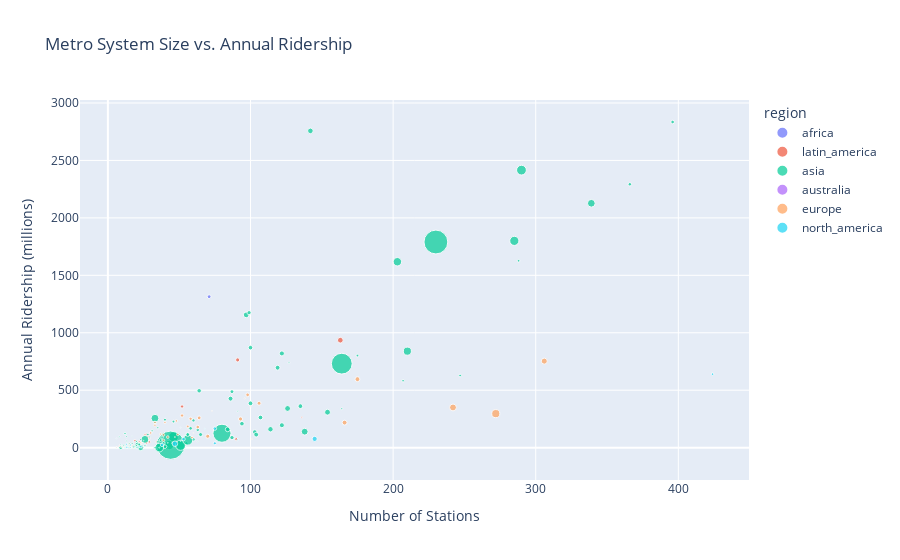

This figure's notebook cell:
### Markdown cell above
# 1. Metro System Size vs. Annual Ridership #

### Code cell
import plotly.express as px

fig = px.scatter(Metro_cities, x='stations', y='annual_ridership_mill',
                 hover_name='city', color='region', size='length_km',
                 labels={'stations': 'Number of Stations',
                         'annual_ridership_mill': 'Annual Ridership (millions)',
                         'length_km': 'System Length (km)'},
                 title='Metro System Size vs. Annual Ridership')
fig.show()

### Figure 1 — Plotly figure (JSON) as saved in the notebook; plotly's stock layout.template omitted (floating-point values rounded to 4 significant figures)
{"data": [{"hovertemplate": "<b>%{hovertext}</b><br><br>region=africa<br>Number of Stations=%{x}<br>Annual Ridership (millions)=%{y}<br>System Length (km)=%{marker.size}<extra></extra>", "hovertext": ["Algiers", "Cairo"], "legendgroup": "africa", "marker": {"color": "#636efa", "size": [185, 894], "sizemode": "area", "sizeref": 122.6, "symbol": "circle"}, "mode": "markers", "name": "africa", "orientation": "v", "showlegend": true, "type": "scatter", "x": [19, 71], "xaxis": "x", "y": [45.3, 1314], "yaxis": "y"}, {"hovertemplate": "<b>%{hovertext}</b><br><br>region=latin_america<br>Number of Stations=%{x}<br>Annual Ridership (millions)=%{y}<br>System Length (km)=%{marker.size}<extra></extra>", "hovertext": ["Buenos Aires", "Belo Horizonte", "Brasília", "Porto Alegre", "Recife", "Rio de Janeiro", "Salvador", "São Paulo", "Santiago", "Medellín", "Santo Domingo", "Guadalajara", "Mexico City", "Monterrey", "Panama City", "Lima", "Caracas"], "legendgroup": "latin_america", "marker": {"color": "#EF553B", "size": [567, 281, 424, 438, 395, 58, 325, 1044, 140, 313, 310, 215, 2009, 405, 368, 346, 672], "sizemode": "area", "sizeref": 122.6, "symbol": "circle"}, "mode": "markers", "name": "latin_america", "orientation": "v", "showlegend": true, "type": "scatter", "x": [90, 19, 27, 22, 28, 41, 19, 91, 136, 27, 34, 18, 163, 38, 29, 26, 52], "xaxis": "x", "y": [74, 54.4, 42.8, 48.1, 93.5, 118.7, 62, 763.6, 263.4, 115.4, 49.6, 0, 935.2, 109.9, 49.9, 110.4, 358], "yaxis": "y"}, {"hovertemplate": "<b>%{hovertext}</b><br><br>region=asia<br>Number of Stations=%{x}<br>Annual Ridership (millions)=%{y}<br>System Length (km)=%{marker.size}<extra></extra>", "hovertext": ["Yerevan", "Baku", "Beijing", "Changchun", "Changsha", "Changzhou", "Chengdu", "Chongqing", "Dalian", "Dongguan", "Foshan", "Fuzhou", "Guangzhou", "Guiyang", "Hangzhou", "Harbin", "Hefei", "Hohhot", "Hong Kong", "Jinan", "Kunming", "Lanzhou", "Luoyang", "Nanchang", "Nanjing", "Nanning", "Ningbo", "Qingdao", "Shanghai", "Shaoxing", "Shenyang", "Shenzhen", "Shijiazhuang", "Suzhou", "Taiyuan", "Tianjin", "Ürümqi", "Wenzhou", "Wuhan", "Wuhu", "Wuxi", "Xiamen", "Xi'an", "Xuzhou", "Zhengzhou", "Tbilisi", "Ahmedabad", "Bengaluru", "Chennai", "Delhi", "Gurgaon", "Hyderabad", "Jaipur", "Kanpur", "Kochi", "Kolkata", "Lucknow", "Mumbai", "Nagpur", "Noida", "Pune", "Jakarta", "Isfahan", "Mashhad", "Shiraz", "Tabriz", "Tehran", "Fukuoka", "Hiroshima", "Kobe", "Kyoto", "Nagoya", "Osaka", "Sapporo", "Sendai", "Tokyo", "Tokyo", "Tokyo", "Yokohama", "Yokohama", "Almaty", "Pyongyang", "Busan", "Daegu", "Daejeon", "Gwangju", "Incheon", "Seoul", "Seoul", "Seoul", "Kuala Lumpur", "Lahore", "Manila", "Manila", "Doha", "Kazan", "Moscow", "Nizhny Novgorod", "Novosibirsk", "Saint Petersburg", "Samara", "Yekaterinburg", "Singapore", "Kaohsiung", "Taipei", "Taichung", "Taoyuan", "Bangkok", "Bangkok", "Adana", "Ankara", "Bursa", "Istanbul", "İzmir", "Dubai", "Tashkent", "Hanoi"], "legendgroup": "asia", "marker": {"color": "#00cc96", "size": [134, 3803, 762, 726, 1425, 5421, 5192, 4025, 20103, 378, 719, 5972, 5894, 757, 401, 79, 1562, 49039, 2044, 843, 1394, 259, 435, 1286, 427, 1288, 1825, 2843, 803, 203, 116, 419, 765, 2108, 2365, 265, 276, 535, 435, 4625, 1148, 987, 26638, 6435, 2063, 271, 65, 56, 54, 34812, 117, 69, 120, 898, 249, 3826, 2287, 114, 261, 297, 12, 157, 202, 375, 245, 172, 1556, 298, 184, 381, 312, 933, 1299, 480, 287, 1090, 1951, 122, 534, 41, 113, 225, 1399, 812, 227, 201, 594, 3649, 1517, 313, 1425, 271, 372, 169, 76, 168, 4357, 216, 159, 1248, 116, 127, 216, 427, 1462, 167, 531, 682, 71, 139, 6436, 389, 1357, 20, 895, 571, 131], "sizemode": "area", "sizeref": 122.6, "symbol": "circle"}, "mode": "markers", "name": "asia", "orientation": "v", "showlegend": true, "type": "scatter", "x": [10, 26, 366, 63, 100, 43, 285, 210, 80, 15, 41, 46, 290, 55, 207, 63, 122, 44, 97, 40, 84, 20, 33, 103, 175, 94, 114, 138, 396, 10, 91, 288, 60, 154, 23, 164, 21, 18, 247, 36, 87, 65, 164, 51, 126, 23, 6, 51, 42, 230, 11, 56, 11, 9, 22, 33, 21, 12, 24, 21, 10, 13, 20, 35, 20, 15, 122, 35, 21, 28, 31, 87, 100, 46, 29, 99, 142, 8, 40, 6, 9, 17, 135, 58, 22, 20, 56, 339, 86, 12, 104, 26, 33, 13, 36, 11, 203, 15, 13, 64, 10, 9, 127, 37, 119, 18, 22, 60, 53, 13, 56, 38, 107, 17, 56, 39, 12], "xaxis": "x", "y": [10.75, 72.1, 2293.0, 154.4, 385.8, 22.82, 1800, 839.8, 125.2, 35.06, 0, 94.75, 2416.0, 36.98, 582.4, 51.33, 195.1, 21.3, 1156.0, 8.68, 159.3, 52.48, 0, 135.9, 801.3, 208.4, 159.9, 139.1, 2835.0, 0, 316.3, 1627.0, 71.71, 308.6, 0.876, 338.8, 19.11, 7.01, 628.0, 0, 87.22, 114.0, 731.0, 20.94, 341.0, 69.78, 0.4, 174.2, 42, 1790, 18.3, 173, 7, 0, 17, 256, 22, 126, 4, 5, 0, 9.9, 0, 50.7, 18, 0, 820, 173.3, 24, 114.2, 146.4, 487.4, 870.4, 226.9, 91.7, 1175.0, 2757.0, 95, 243.2, 80.6, 7, 36, 361, 168, 40, 19, 116, 2127.0, 426.4, 122.5, 113.2, 20, 218.2, 96.9, 0, 21.5, 1618.0, 20.4, 58.1, 495, 8.8, 27.3, 738.4, 65.4, 695.7, 0, 28, 236.9, 95.3, 14, 66.4, 91.3, 262.3, 100, 113.6, 38.8, 0], "yaxis": "y"}, {"hovertemplate": "<b>%{hovertext}</b><br><br>region=australia<br>Number of Stations=%{x}<br>Annual Ridership (millions)=%{y}<br>System Length (km)=%{marker.size}<extra></extra>", "hovertext": ["Sydney"], "legendgroup": "australia", "marker": {"color": "#ab63fa", "size": [36], "sizemode": "area", "sizeref": 122.6, "symbol": "circle"}, "mode": "markers", "name": "australia", "orientation": "v", "showlegend": true, "type": "scatter", "x": [13], "xaxis": "x", "y": [12.9], "yaxis": "y"}, {"hovertemplate": "<b>%{hovertext}</b><br><br>region=europe<br>Number of Stations=%{x}<br>Annual Ridership (millions)=%{y}<br>System Length (km)=%{marker.size}<extra></extra>", "hovertext": ["Vienna", "Minsk", "Brussels", "Sofia", "Prague", "Copenhagen", "Helsinki", "Lille", "Lyon", "Marseille", "Paris", "Rennes", "Toulouse", "Berlin", "Hamburg", "Munich", "Nuremberg", "Athens", "Budapest", "Brescia", "Catania", "Genoa", "Milan", "Naples", "Rome", "Turin", "Amsterdam", "Rotterdam", "Oslo", "Warsaw", "Lisbon", "Bucharest", "Barcelona", "Bilbao", "Madrid", "Stockholm", "Lausanne", "Dnipro", "Kharkiv", "Kyiv", "Glasgow", "London", "London"], "legendgroup": "europe", "marker": {"color": "#FFA15A", "size": [833, 408, 399, 52, 652, 382, 35, 45, 320, 223, 2251, 94, 282, 1478, 1058, 95, 382, 887, 382, 137, 88, 71, 968, 205, 60, 151, 412, 1006, 85, 355, 442, 785, 1472, 451, 2885, 108, 59, 71, 381, 676, 104, 4052, 34], "sizemode": "area", "sizeref": 122.6, "symbol": "circle"}, "mode": "markers", "name": "europe", "orientation": "v", "showlegend": true, "type": "scatter", "x": [98, 33, 59, 47, 58, 39, 25, 60, 40, 29, 306, 15, 37, 175, 93, 96, 49, 64, 48, 17, 10, 8, 106, 23, 73, 23, 39, 70, 101, 33, 56, 63, 166, 42, 242, 100, 14, 6, 30, 52, 15, 272, 45], "xaxis": "x", "y": [459.8, 219.3, 87.6, 92.4, 251.4, 63.7, 60.4, 127.6, 219.5, 76.6, 753, 37.2, 118.2, 596, 249.5, 429, 114.6, 259.2, 232.8, 18.7, 5.8, 15.3, 386.8, 41.1, 320, 42.5, 111.3, 99, 74, 195.4, 184.6, 179.2, 217.9, 91.6, 349.8, 355, 32.8, 3.55, 128.1, 279.5, 12.7, 296, 39.9], "yaxis": "y"}, {"hovertemplate": "<b>%{hovertext}</b><br><br>region=north_america<br>Number of Stations=%{x}<br>Annual Ridership (millions)=%{y}<br>System Length (km)=%{marker.size}<extra></extra>", "hovertext": ["Montreal", "Toronto", "Vancouver", "Atlanta", "Baltimore", "Boston", "Chicago", "Cleveland", "Los Angeles", "Miami", "New York City", "New York City", "New York City", "Philadelphia", "Philadelphia", "San Francisco/Oakland", "San Juan", "Washington, D.C."], "legendgroup": "north_america", "marker": {"color": "#19d3f3", "size": [71, 765, 796, 766, 249, 61, 1654, 31, 280, 401, 399, 225, 222, 591, 229, 1868, 172, 188], "sizemode": "area", "sizeref": 122.6, "symbol": "circle"}, "mode": "markers", "name": "north_america", "orientation": "v", "showlegend": true, "type": "scatter", "x": [68, 75, 53, 38, 14, 51, 145, 18, 16, 23, 424, 21, 13, 75, 13, 47, 16, 91], "xaxis": "x", "y": [164, 166, 74.5, 24.1, 2.9, 57.5, 76, 2.6, 22.8, 9.6, 639.5, 2.7, 29.7, 37.7, 3.9, 34.1, 1.1, 68.1], "yaxis": "y"}], "layout": {"autosize": true, "legend": {"itemsizing": "constant", "title": {"text": "region"}, "tracegroupgap": 0}, "title": {"text": "Metro System Size vs. Annual Ridership"}, "xaxis": {"anchor": "y", "autorange": true, "domain": [0, 1], "range": [-20.92, 450.9], "title": {"text": "Number of Stations"}, "type": "linear"}, "yaxis": {"anchor": "x", "autorange": true, "domain": [0, 1], "range": [-466.2, 3070.0], "title": {"text": "Annual Ridership (millions)"}, "type": "linear"}}}
